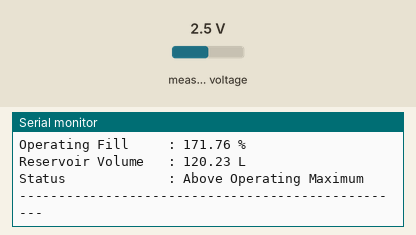
Recording of a sketch running on a simulated ESP32. On the bench: the last lines printed to the serial monitor. Inputs (shaded band) come from the test bench; at power-on: measured voltage 2.5 V.

Above: at 3.2 s.
3.3 s: measured voltage set to 0.1 V
At 4.9 s:
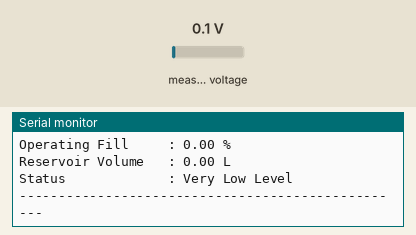
6.3 s: measured voltage set to 1.2 V
At 8.0 s:
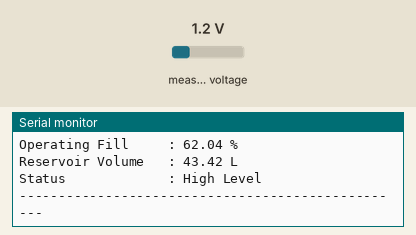
Timing chart, 0 to 9.5 s (numbered marks = the images above; inputs shaded):
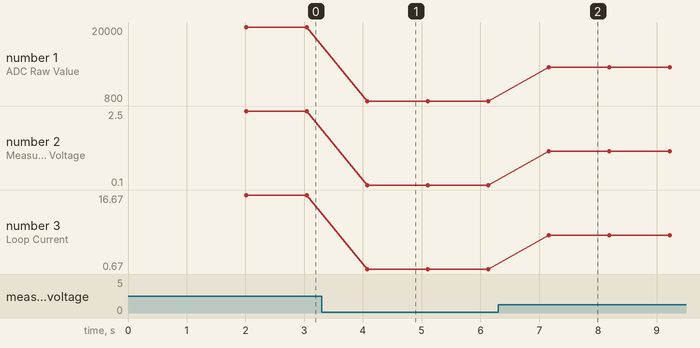

The sketch:

water_level_sensor_test.ino
```cpp
#include <Wire.h>
#include <Adafruit_ADS1X15.h>

Adafruit_ADS1115 ads;

// Read the level sensor through ADS1115 input A2.
const int LEVEL_CHANNEL = 2;  // A2
const float SENSE_RESISTOR = 150.0;  // ohms
const float RANGE_CM = 41.0;         // configured sensor depth span
// The existing linear tank-volume model maps 19.1625 cm to 70 L.
const float OPERATING_MAX_LEVEL_CM = 19.1625;
const float RESERVOIR_MAX_VOLUME_LITERS = 70.0;
const float ZERO_CURRENT_MA = 3.10;  // measured dry-sensor current
const float FULL_CURRENT_MA = 20.00; // nominal full-scale current

void setup() {
  Serial.begin(115200);
  delay(2000);

  Wire.begin(21, 22);  // SDA = GPIO21, SCL = GPIO22

  if (!ads.begin(0x48)) {
    Serial.println("ADS1115 not detected. Check wiring.");
    while (true) {
      delay(1000);
    }
  }

  ads.setGain(GAIN_ONE); // +/-4.096V range, 0.125mV per bit

  Serial.println("Water Level Sensor via ADS1115 Started");
  Serial.println("Operating maximum: 70 L at 19.1625 cm.");
}

void loop() {
  int16_t raw = ads.readADC_SingleEnded(LEVEL_CHANNEL);

  float voltage = ads.computeVolts(raw);

  float current_mA = (voltage / SENSE_RESISTOR) * 1000.0;

  float level_cm =
      ((current_mA - ZERO_CURRENT_MA) / (FULL_CURRENT_MA - ZERO_CURRENT_MA)) * RANGE_CM;

  if (level_cm < 0) level_cm = 0;
  if (level_cm > RANGE_CM) level_cm = RANGE_CM;

  // Keep values above 100% visible so overfill can be detected.
  float percent = (level_cm / OPERATING_MAX_LEVEL_CM) * 100.0;
  if (percent < 0) percent = 0;
  float reservoir_liters = (percent / 100.0) * RESERVOIR_MAX_VOLUME_LITERS;

  Serial.println("--------------------------------------------------");

  Serial.print("ADC Raw Value      : ");
  Serial.println(raw);

  Serial.print("Measured Voltage   : ");
  Serial.print(voltage, 3);
  Serial.println(" V");

  Serial.print("Loop Current       : ");
  Serial.print(current_mA, 3);
  Serial.println(" mA");

  Serial.print("Water Level        : ");
  Serial.print(level_cm, 2);
  Serial.println(" cm");

  Serial.print("Operating Fill     : ");
  Serial.print(percent, 2);
  Serial.println(" %");

  Serial.print("Reservoir Volume   : ");
  Serial.print(reservoir_liters, 2);
  Serial.println(" L");

  if (percent > 100) {
    Serial.println("Status             : Above Operating Maximum");
  } else if (percent < 10) {
    Serial.println("Status             : Very Low Level");
  } else if (percent < 50) {
    Serial.println("Status             : Moderate Level");
  } else if (percent < 80) {
    Serial.println("Status             : High Level");
  } else {
    Serial.println("Status             : Near Full");
  }

  Serial.println("--------------------------------------------------\n");

  delay(1000);
}
```

Measured:
- after the input at 3.3 s, the serial monitor: prints a new line after 0.77 s (image 1)
- after the input at 6.3 s, the serial monitor: prints a new line after 0.86 s (image 2)
- plotted number 1: 20000 → 800 after the input at 3.3 s, 800 → 9600 after the input at 6.3 s
- plotted number 2: 2.5 → 0.1 after the input at 3.3 s, 0.1 → 1.2 after the input at 6.3 s
- plotted number 3: 16.67 → 0.67 after the input at 3.3 s, 0.67 → 8 after the input at 6.3 s
